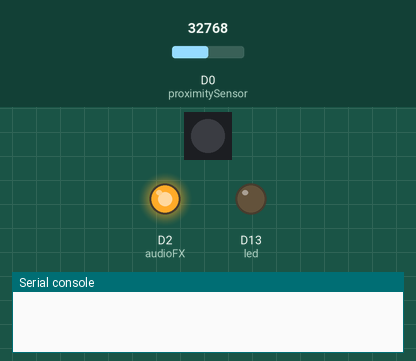
This program was run on a simulated CircuitPython board. Shown: 1 RGB LEDs in strip order, left to right, output pins drawn as LEDs (lit = HIGH), the last lines printed to the serial console. The test bench sets the inputs (shaded band); at power-on: D0 (proximitySensor) = 32768 (analog values on the 0–65535 scale). Pins used as bus, display or sensor lines are not drawn.

Above: at 0.01 s.
At 1.3 s:
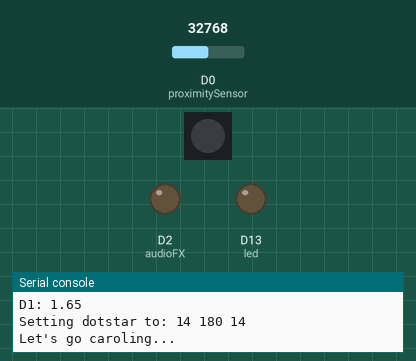
1.4 s: D0 (proximitySensor) set to 30384
2.9 s: D0 (proximitySensor) set to 29168
At 3.3 s:
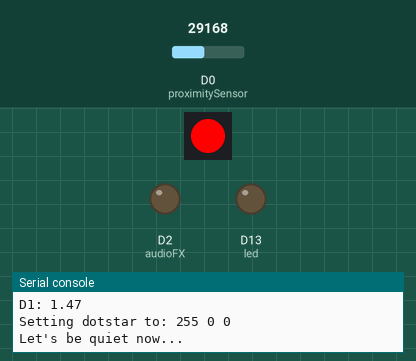
Timing chart, 0 to 5.9 s (numbered marks = the images above; inputs shaded):
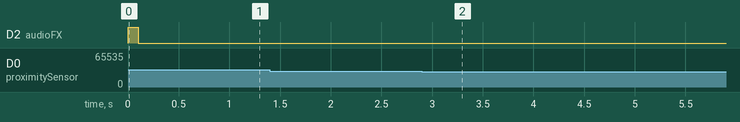

Measured:
- the behaviour switches between 29792 and 29776 on D0 (proximitySensor) (found by bisection; images 1 and 2)

The program:

main.py
```python
from digitalio import DigitalInOut, Direction
from analogio import AnalogIn
import board
import busio
import time


# On-board red LED and Dotstar
led = DigitalInOut(board.D13)
led.direction = Direction.OUTPUT
dotstar = busio.SPI(board.APA102_SCK, board.APA102_MOSI)

# Input from proximity sensor and voltage threshold where something is considered in-range
proximitySensor = AnalogIn(board.D0)
proximityThresholdVoltage = 1.5    # Adjust as needed.

# Output to AudioFX board
audioFX = DigitalInOut(board.D2)
audioFX.direction = Direction.OUTPUT


# Some useful functions...
def getVoltage(pin):
        return (pin.value * 3.3) / 65536

def setPixel(red, green, blue):
    if not dotstar.try_lock():
        return
    print("Setting dotstar to: %d %d %d" % (red, green, blue))

    data = bytearray([0x00, 0x00, 0x00, 0x00,
                      0xff, blue, green, red,
                      0xff, 0xff, 0xff, 0xff])
    dotstar.write(data)
    dotstar.unlock()
    time.sleep(0.01)


#Let's go make people merry...
audioFX.value = True
time.sleep(0.1)

while True:
    proximitySensorVoltage = getVoltage(proximitySensor)
    print("D1: %0.2f" % (proximitySensorVoltage))
    if proximitySensorVoltage >= proximityThresholdVoltage:
        audioFX.value = False
        setPixel(14, 180, 14)
        print("Let's go caroling...")
    else:
        audioFX.value = True
        setPixel(255, 0, 0)
        print("Let's be quiet now...")
    time.sleep(0.1)
```
